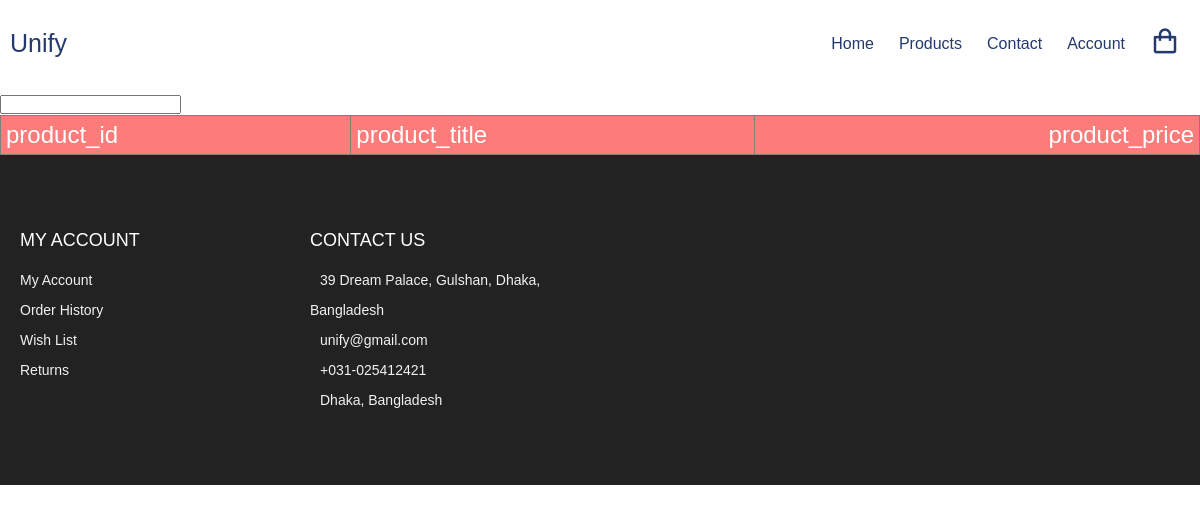
The page /pd.php on the database as committed earlier.
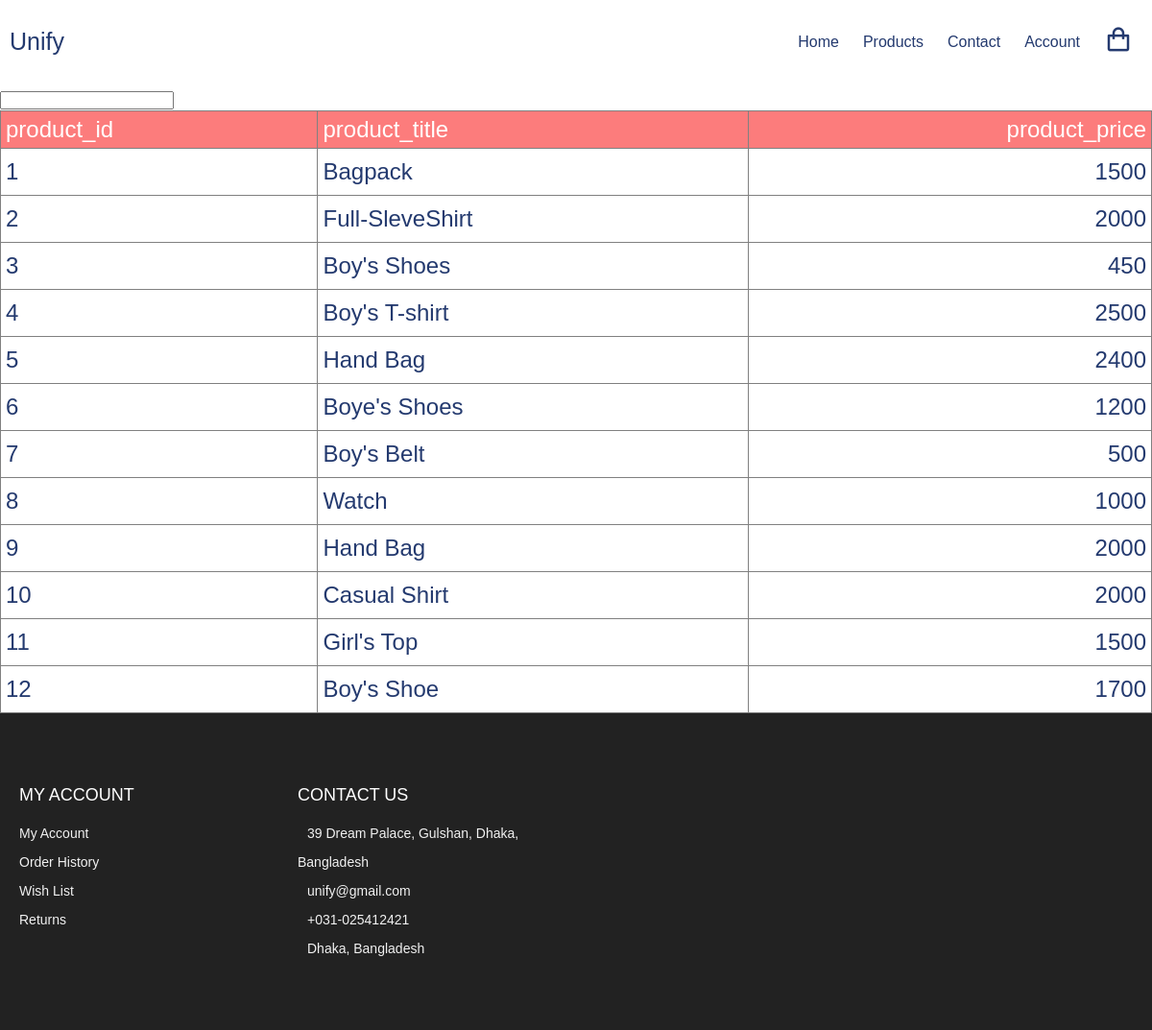
The same page on the database as committed later.
### tables this page shows
CREATE TABLE `products` (
  `product_id` int(10) NOT NULL,
  `p_cat_id` int(10) NOT NULL,
  `cat_id` int(10) NOT NULL,
  `product_title` text NOT NULL,
  `product_img` text NOT NULL,
  `product_price` int(10) NOT NULL,
  `product_desc` text NOT NULL
);

### search.php (the view, shortened to what this page needs)
<?php
function conectionStart()
{
$servername = "localhost";
$username = "root";
$password = "";
$dbname = "ecom_site";
$connection = mysqli_connect($servername, $username, $password,$dbname);
return $connection;
}
function fetch($value=' ')
{
$connection = conectionStart();
$sql = "SELECT * FROM products WHERE product_title LIKE '%".$value."%' OR
product_img LIKE '%".$value."%' OR product_price LIKE '%".$value."% '";
$result = mysqli_query($connection, $sql);
if($result) {
echo "<table border=1>";
echo "<tr>";
echo "<th>product_id</th>";
echo "<th> product_title</th>";
echo "<th> product_price</th>";
echo "</tr>";
while ($row = mysqlI_fetch_assoc($result)) {
echo "<tr>";
echo "<td>".$row['product_id']."</td>";
echo "<td>".$row['product_title']." </td>";
echo "<td>".$row['product_price']."</td>";
echo "</tr>";
}
echo "</table>";
} else {
echo "Error :".$sql."<br>".mysqli_error($connection);
}
}
?>

Rows that differ between the two databases and show on the page:
added products: product_id "1", product_title "Bagpack", product_price "1500"
added products: product_id "2", product_title "Full-SleveShirt", product_price "2000"
added products: product_id "3", product_title "Boy's Shoes", product_price "450"
added products: product_id "4", product_title "Boy's T-shirt", product_price "2500"
added products: product_id "5", product_title "Hand Bag", product_price "2400"
added products: product_id "6", product_title "Boye's Shoes", product_price "1200"
added products: product_id "7", product_title "Boy's Belt", product_price "500"
added products: product_id "8", product_title "Watch", product_price "1000"
added products: product_id "9", product_title "Hand Bag", product_price "2000"
added products: product_id "10", product_title "Casual Shirt", product_price "2000"
added products: product_id "11", product_title "Girl's Top", product_price "1500"
added products: product_id "12", product_title "Boy's Shoe", product_price "1700"
